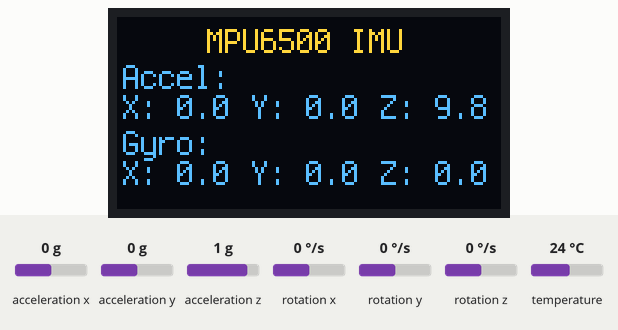
Simulated run of this program. Board: Raspberry Pi Pico running CircuitPython. Parts: 128×64 one-colour display. The inputs (shaded band) are chosen by the test bench; at power-on: acceleration x 0 g, acceleration y 0 g, acceleration z 1 g, rotation x 0 °/s, rotation y 0 °/s, rotation z 0 °/s, temperature 24 °C. The OLED is the two-colour kind (top 16 rows yellow); what the program prints to the serial console is not drawn.

Above: at 1.3 s.
1.4 s: acceleration x set to -1.4 g
At 1.8 s:
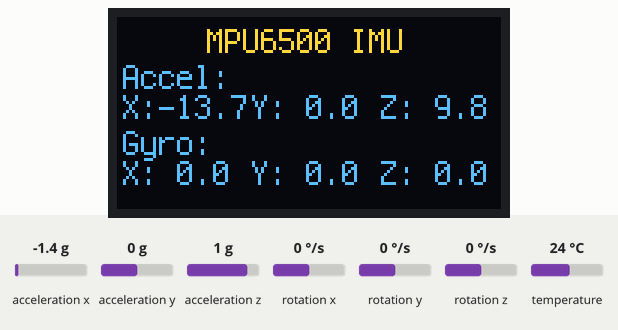
3.0 s: acceleration y set to -1.4 g
At 3.5 s:
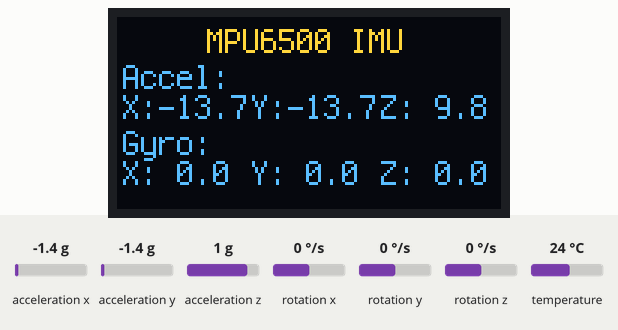
4.5 s: acceleration z set to -1.4 g
At 5.6 s:
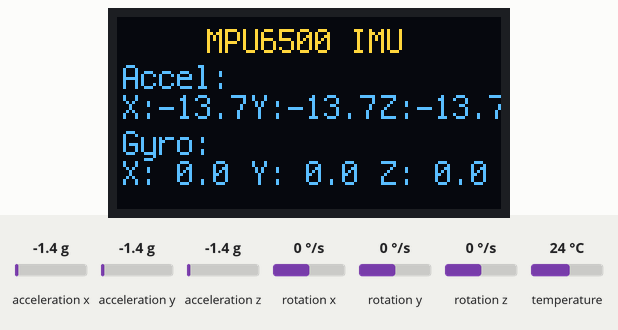
6.1 s: rotation x set to -192 °/s
At 7.3 s:
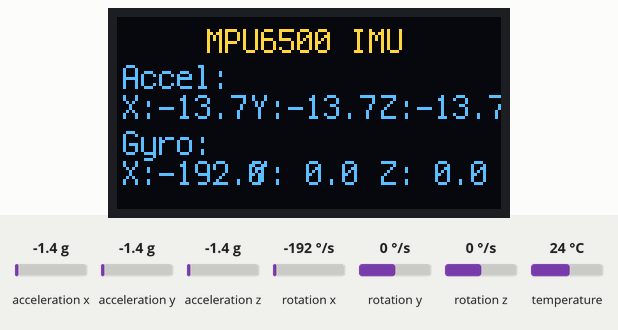
7.6 s: rotation y set to -192 °/s
At 8.1 s:
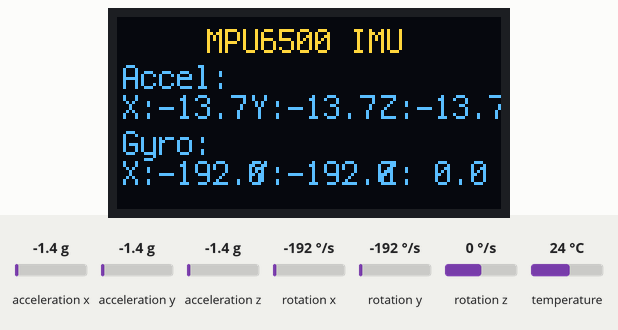
9.2 s: rotation z set to -192 °/s
At 9.8 s:
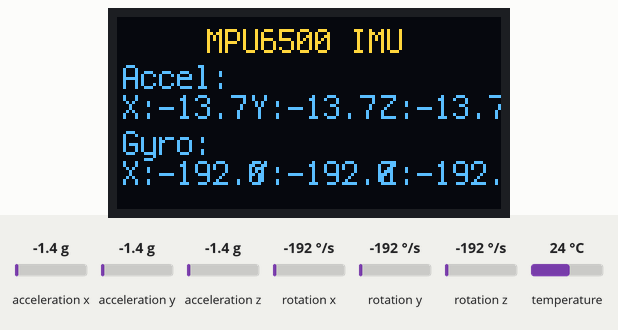
Timing chart, 0 to 11.7 s (numbered marks = the images above; inputs shaded):
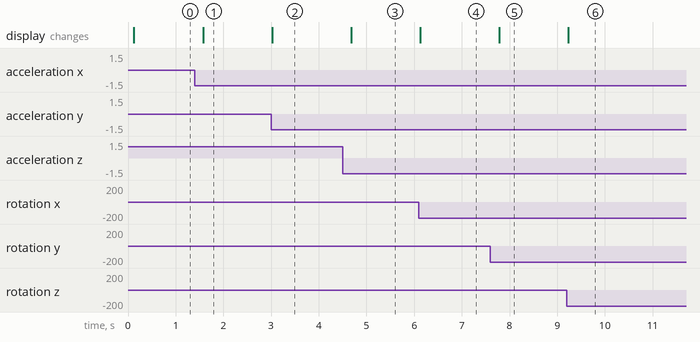

The program:

code.py
```python
"""
LEVEL 13 - MPU6500 Gyroscope/Accelerometer s OLED displayem

ZAPOJENÍ OBVODU:
Na I2C sběrnici připojíme dva moduly:

1) GY-521 MPU6500 IMU senzor:
   - VCC k 3V3
   - GND k zemi (GND)
   - SCL k GP17 (I2C clock - žlutá)
   - SDA k GP16 (I2C data - modrá)

2) OLED Display SSD1306 128x64:
   - VCC k 3V3
   - GND k zemi (GND)
   - SDA k GP16 (I2C data - modrá) - SDÍLENO
   - SCL k GP17 (I2C clock - žlutá) - SDÍLENO

JAK FUNGUJE MPU6500:
MPU6500 je vylepšená verze MPU6050. Je 6-axis IMU obsahující:
- 3-axis akcelerometr (měří zrychlení/gravitaci v osách X,Y,Z)
- 3-axis gyroskop (měří úhlovou rychlost otáčení)
- Vestavěný teplotní senzor (WHO_AM_I = 0x70)

NOVÉ KONCEPTY:
- MPU6500 senzor (vylepšený MPU6050)
- Přímé čtení I2C registrů
- Převod raw dat na fyzikální hodnoty
- Kalibrace a škálování senzorů
"""

# import knihoven pro práci s hardware
import board           # přístup k pinům a hardware zařízení
import busio           # I2C komunikace
import time            # funkce pro čekání a práci s časem
import struct          # pro převod binárních dat
import displayio       # základní grafické operace
import terminalio      # vestavěný font
import adafruit_displayio_ssd1306  # knihovna pro SSD1306 OLED
from adafruit_display_text import label  # textové popisky

class MPU6500:
    """Jednoduchá třída pro práci s MPU6500"""

    def __init__(self, i2c, address=0x68):
        self.i2c = i2c
        self.address = address

        # inicializace senzoru
        self._write_register(0x6B, 0x00)  # wakeup (reset sleep mode)
        time.sleep(0.1)
        self._write_register(0x1C, 0x00)  # akcelerometr ±2g
        self._write_register(0x1B, 0x00)  # gyroskop ±250°/s

    def _write_register(self, register, value):
        """Zapíše hodnotu do registru"""
        while not self.i2c.try_lock():
            pass
        try:
            self.i2c.writeto(self.address, bytes([register, value]))
        finally:
            self.i2c.unlock()

    def _read_register(self, register, length=1):
        """Přečte hodnotu z registru"""
        while not self.i2c.try_lock():
            pass
        try:
            result = bytearray(length)
            self.i2c.writeto_then_readfrom(self.address, bytes([register]), result)
            return result
        finally:
            self.i2c.unlock()

    def _read_word_2c(self, register):
        """Přečte 16-bit hodnotu se znaménkem"""
        data = self._read_register(register, 2)
        value = struct.unpack('>h', data)[0]  # big-endian signed 16-bit
        return value

    @property
    def acceleration(self):
        """Vrátí zrychlení v m/s² (X, Y, Z)"""
        accel_x = self._read_word_2c(0x3B)
        accel_y = self._read_word_2c(0x3D)
        accel_z = self._read_word_2c(0x3F)

        # převod na m/s² (±2g range, 16384 LSB/g)
        scale = 9.81 / 16384.0
        return (accel_x * scale, accel_y * scale, accel_z * scale)

    @property
    def gyro(self):
        """Vrátí úhlovou rychlost v rad/s (X, Y, Z)"""
        gyro_x = self._read_word_2c(0x43)
        gyro_y = self._read_word_2c(0x45)
        gyro_z = self._read_word_2c(0x47)

        # převod na rad/s (±250°/s range, 131 LSB/°/s)
        import math
        scale = math.radians(1.0 / 131.0)
        return (gyro_x * scale, gyro_y * scale, gyro_z * scale)

    @property
    def temperature(self):
        """Vrátí teplotu v °C"""
        temp_raw = self._read_word_2c(0x41)
        # převod podle datasheetu: Temperature = (TEMP_OUT / 340.0) + 36.53
        return (temp_raw / 340.0) + 36.53

# vytvoření I2C sběrnice (sdílená pro MPU6500 i OLED)
i2c = busio.I2C(board.GP17, board.GP16)  # SCL, SDA

# inicializace MPU6500 senzoru
mpu = MPU6500(i2c)

# inicializace OLED displeje
displayio.release_displays()  # uvolnění případných předchozích displejů
display_bus = displayio.I2CDisplay(i2c, device_address=0x3C)
display = adafruit_displayio_ssd1306.SSD1306(display_bus, width=128, height=64)

print("🎮 MPU6500 + OLED DISPLEJ")
print("Zobrazení dat z gyroskopu a akcelerometru")
print("I2C adresy: MPU6500=0x68, SSD1306=0x3C")
print()

# vytvoření skupiny pro zobrazení textu
main_group = displayio.Group()

# vytvoření textových popisků pro data - všechny 3 osy
title_label = label.Label(terminalio.FONT, text="MPU6500 IMU", color=0xFFFFFF, x=30, y=8)
accel_label = label.Label(terminalio.FONT, text="Accel:", color=0xFFFFFF, x=2, y=20)
accel_x = label.Label(terminalio.FONT, text="X:0.0", color=0xFFFFFF, x=2, y=30)
accel_y = label.Label(terminalio.FONT, text="Y:0.0", color=0xFFFFFF, x=45, y=30)
accel_z = label.Label(terminalio.FONT, text="Z:0.0", color=0xFFFFFF, x=88, y=30)
gyro_label = label.Label(terminalio.FONT, text="Gyro:", color=0xFFFFFF, x=2, y=42)
gyro_x = label.Label(terminalio.FONT, text="X:0.0", color=0xFFFFFF, x=2, y=52)
gyro_y = label.Label(terminalio.FONT, text="Y:0.0", color=0xFFFFFF, x=45, y=52)
gyro_z = label.Label(terminalio.FONT, text="Z:0.0", color=0xFFFFFF, x=88, y=52)

# přidání všech popisků do skupiny
main_group.append(title_label)
main_group.append(accel_label)
main_group.append(accel_x)
main_group.append(accel_y)
main_group.append(accel_z)
main_group.append(gyro_label)
main_group.append(gyro_x)
main_group.append(gyro_y)
main_group.append(gyro_z)

# zobrazení skupiny na displeji
display.root_group = main_group

# hlavní smyčka čtení IMU dat
try:
    while True:
        # čtení dat z MPU6500
        accel_x_val, accel_y_val, accel_z_val = mpu.acceleration  # m/s²
        gyro_x_val, gyro_y_val, gyro_z_val = mpu.gyro            # rad/s
        teplota = mpu.temperature                                  # °C

        # převod gyro z rad/s na °/s pro lepší pochopení
        import math
        gyro_x_deg = math.degrees(gyro_x_val)
        gyro_y_deg = math.degrees(gyro_y_val)
        gyro_z_deg = math.degrees(gyro_z_val)

        # aktualizace textů na displeji - všechny 3 osy
        accel_x.text = f"X:{accel_x_val:4.1f}"
        accel_y.text = f"Y:{accel_y_val:4.1f}"
        accel_z.text = f"Z:{accel_z_val:4.1f}"
        gyro_x.text = f"X:{gyro_x_deg:4.1f}"
        gyro_y.text = f"Y:{gyro_y_deg:4.1f}"
        gyro_z.text = f"Z:{gyro_z_deg:4.1f}"

        # zobrazení podrobných dat v konzoli
        print(f"Accel: X:{accel_x_val:5.2f} Y:{accel_y_val:5.2f} Z:{accel_z_val:5.2f} | Gyro: X:{gyro_x_deg:5.1f} Y:{gyro_y_deg:5.1f} Z:{gyro_z_deg:5.1f} | T:{teplota:.1f}°C")

        # čekání před dalším měřením
        time.sleep(0.2)

finally:
    # uvolnění I2C sběrnice
    i2c.deinit()
    print("I2C sběrnice uvolněna")
```

Measured:
- after the input at 1.4 s, the display: changes after 0.17 s (image 1)
- after the input at 3.0 s, the display: changes at once (image 2)
- after the input at 4.5 s, the display: changes after 0.18 s (image 3)
- after the input at 6.1 s, the display: changes at once (image 4)
- after the input at 7.6 s, the display: changes after 0.18 s (image 5)
- after the input at 9.2 s, the display: changes at once (image 6)
